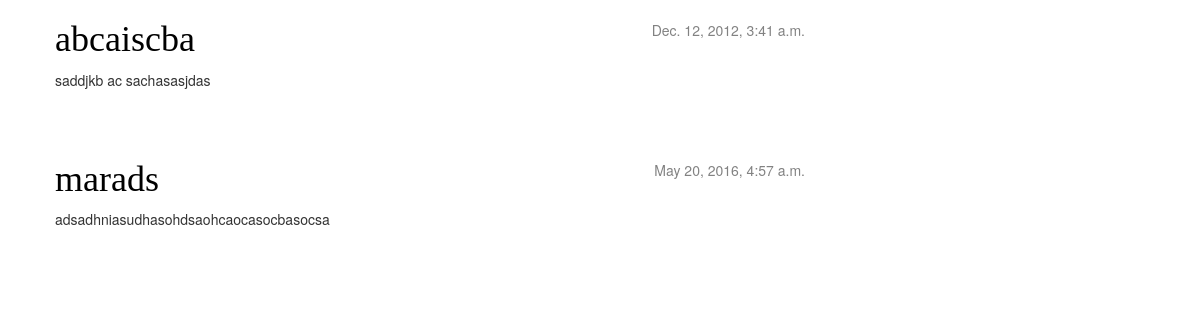
The page / on the database its author committed.
### blog/models.py (models this page shows, shortened)
class Post(models.Model):
    author = models.ForeignKey('auth.User')
    title = models.CharField(max_length=200)
    text = models.TextField()
    created_date = models.DateTimeField(
            default=timezone.now)
    published_date = models.DateTimeField(
            blank=True, null=True)

### blog/views.py (the view)
# urls.py: url(r'^$', views.post_list),
def post_list(request):
    posts = Post.objects.filter(published_date__lte=timezone.now()).order_by('published_date')
    return render(request, 'blog/post_list.html', {'posts': posts})

### blog/templates/blog/post_list.html (shortened to what this page needs)
{% load staticfiles %}
<html>
    <head>
        <link rel="stylesheet" href="//maxcdn.bootstrapcdn.com/bootstrap/3.2.0/css/bootstrap.min.css">
        <link rel="stylesheet" href="//maxcdn.bootstrapcdn.com/bootstrap/3.2.0/css/bootstrap-theme.min.css">
        <link rel="stylesheet" href="{% static 'css/blog.css' %}">
    </head>
    <body>
        <div class="content container">
    <div class="row">
        <div class="col-md-8">
            {% for post in posts %}
                <div class="post">
                    <div class="date">
                        {{ post.published_date }}
                    </div>
                    <h1><a href="">{{ post.title }}</a></h1>
                    <p>{{ post.text|linebreaks }}</p>
                </div>
            {% endfor %}
        </div>
    </div>
    </div>
    </body>

### blog/static/css/blog.css (style rules this page uses)
.content { margin-left: 40px; }
h1, h2, h3, h4 { font-family: 'Lobster', cursive; }
.date { float: right; color: #828282; }
.post { margin-bottom: 70px; }
.post h1 a, .post h1 a:visited { color: #000000; }

### rows shown on the page
Post: published_date "Dec. 12, 2012, 3:41 a.m.", title "abcaiscba", text "saddjkb ac sachasasjdas"
Post: published_date "May 20, 2016, 4:57 a.m.", title "marads", text "adsadhniasudhasohdsaohcaocasocbasocsa"
